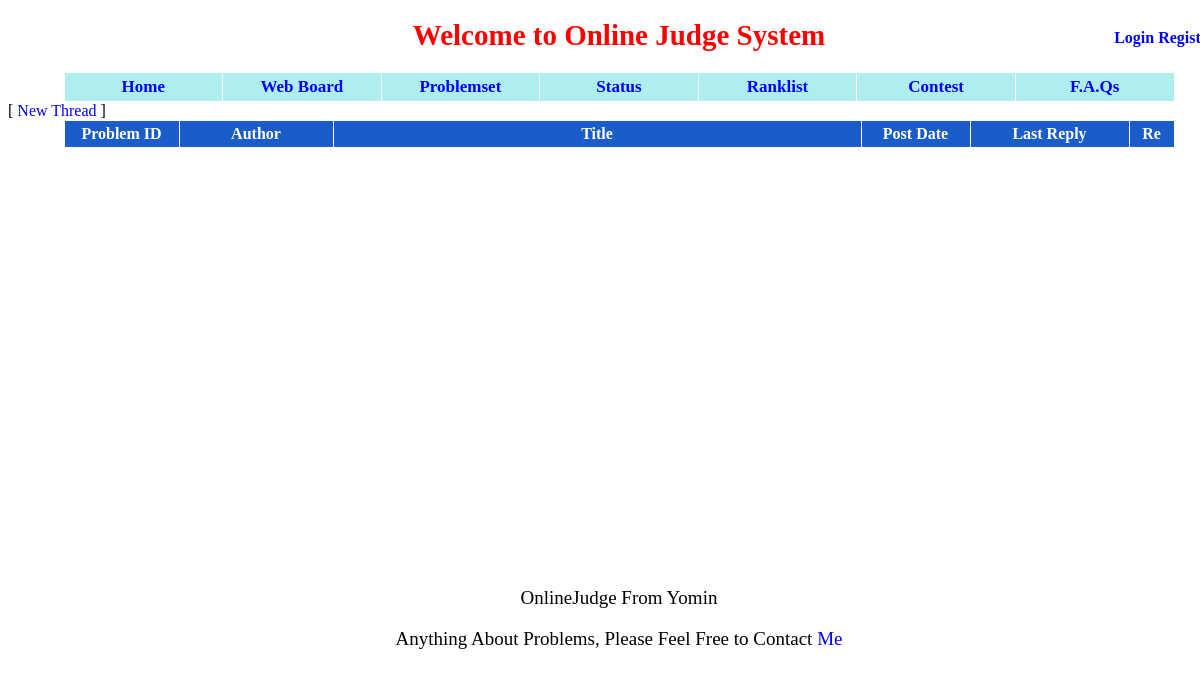
/discuss/, run on an earlier commit of the app's database.
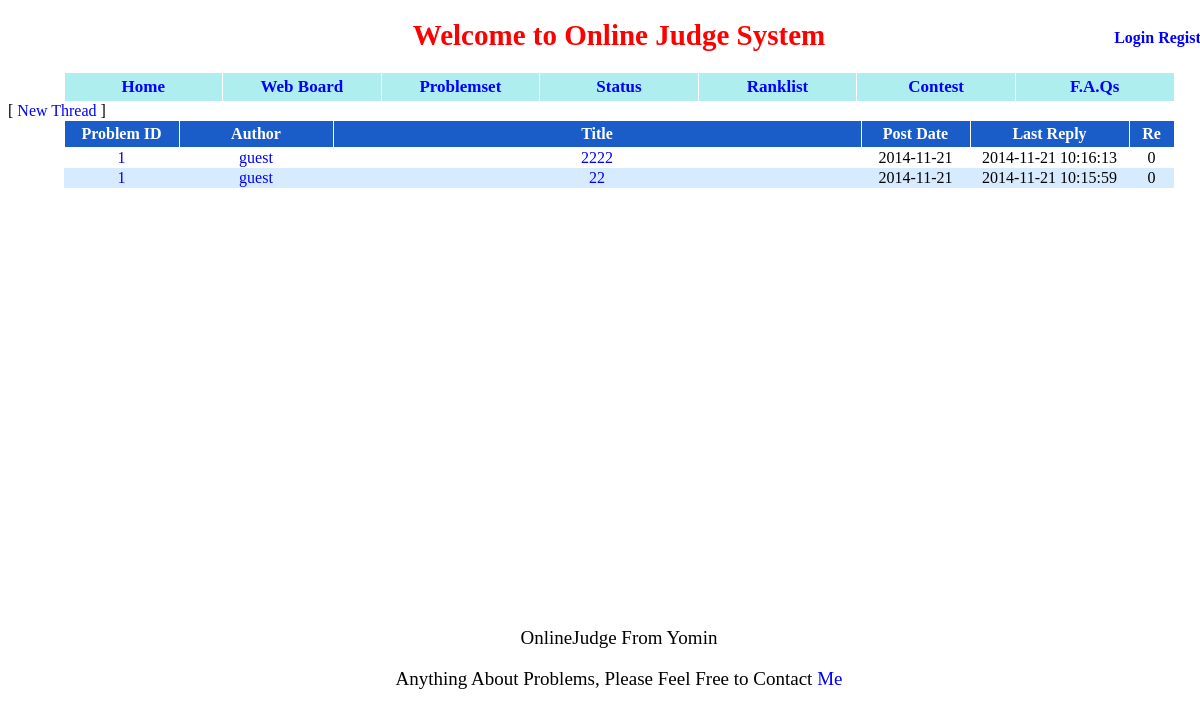
And on a later commit of the database.
### appfile/models.py (models this page shows, shortened)
class Comment(db.Model):
     tid = db.Column(db.Integer, primary_key = True)
     pid = db.Column(db.Integer)
     userid = db.Column(db.String(22))
     nickname = db.Column(db.String(22))
     title = db.Column(db.String(32))
     content = db.Column(db.Text)
     post_time = db.Column(db.String(19))
     last_reply = db.Column(db.String(19))
     re = db.Column(db.Integer, default = 0)
     replys = db.relationship('Reply', backref = db.backref('comment',  passive_deletes = True))

### appfile/views.py (the view)
@app.route('/discuss/')
def discuss():
    pid = request.args.get('pid')
    if pid:
        comment_list = Comment.query.filter_by(pid = pid).order_by(Comment.last_reply.desc()).all()
    else:
        comment_list = Comment.query.order_by(Comment.last_reply.desc()).all()
    return render_template('discuss.html', comment_list = comment_list, pid = pid)

### appfile/views.py (called while the page is built)
@app.before_request
def before_request():
    g.user = current_user
    if g.user.is_authenticated():
        g.url = url_for('userinfo',userID = g.user.userID)

### appfile/templates/discuss.html (shortened to what this page needs)
{% extends "base.html" %}
{% block content %}
[<a href={{ url_for('newpost', pid = pid) }}> New Thread </a>]
<table id="list">
    <tr>
        <th width="100px"> Problem ID </th>
        <th width="139px"> Author </th>
        <th> Title </th>
        <th width="94px"> Post Date </th>
        <th width="144px"> Last Reply </th>
        <th width="30px"> Re </th>
    </tr>
    {% for comment in comment_list %}
        <tr style="{{ loop.cycle('', 'background-color:#D7EBFF') }}">
            <td><a href={{ url_for('show_problem', pid = comment.pid) }}> {{ comment.pid }} </a></td>
            <td><a href={{ url_for('userinfo', userID = comment.userid) }}> {{ comment.userid }} </a></td>
            <td><a href={{ url_for('show_comment', tid = comment.tid) }}> {{ comment.title }} </a></td>
            <td> {{ comment.post_time.split()[0] }} </td>
            <td> {{ comment.last_reply }} </td>
            <td> {{ comment.re }} </td>
        </tr>
    {% endfor %}
</table>
{% endblock %}

### appfile/templates/base.html (shortened to what this page needs)
<!DOCTYPE html>
<html lang="zh-cn">
    <head>
        <link rel="stylesheet" type="text/css" href={{ url_for('static', filename='css/style.css') }}>
    </head>
    <body>
        <div id = "wrapper">
            <div id = "head">
                <h1 class = "title">Welcome to Online Judge System</h1>
            </div>
            <div id = "profile">
                {% if g.user.is_authenticated() %}
                    <a href={{ g.url }}> {{ g.user.userID }}</a>
                    {% if g.user.is_admin %}
                        <a href="/admin/" id="admin" color="red"> Admin </a>
                    {% endif %}
                    <a href="/logout/"> Logout </a>
                {% else %}
                    <a href = "/login/"> Login </a>
                    <a href = "/register/"> Register </a>
                {% endif %}
            </div>
            <div>
                <table id = "navbar">
                    <td><a href = "/"> Home </a></td>
                    <td><a href="/discuss/"> Web Board </a></td>
                    <td><a href = "/problemset/"> Problemset </a></td>
                    <td><a href = "/status/"> Status </a></td>
                    <td><a href = "/ranklist/"> Ranklist </a></td>
                    <td><a href = "/"> Contest </a></td>
                    <td><a href = "/FAQ/"> F.A.Qs </a></td>
                </table>
            </div>
            {% block content %}
            {% endblock %}
            <div id = "contact">
                <p>OnlineJudge From Yomin</p>
                Anything About Problems, Please Feel Free to Contact <a href = "mailto:yueming412@gmail.com">Me</a>
            </div>
        </div>
    </body>
</html>

### appfile/static/css/style.css (style rules this page uses)
#wrapper { position: relative; width: 1222px; min-height: 100%; margin: 0 auto; }
.title { text-align: center; color: red; font-size: 29px; font-weight: bold; }
#profile { position: absolute; top: 10px; right: 15px; font-weight: bold; }
#navbar { color: white; width: 1111px; background-color: #AFEEEE; margin: 0 auto; border-collapse: collapse; font-weight: bold; }
#navbar td { text-align: center; font-size: 17px; color: black; width: 133px; border: 1px solid white; padding: 4px 7px 4px 7px; }
#contact { position: relative; top: 420px; text-align: center; font-size: 19px; }
a:link { text-decoration: none; color: blue; }
#list { width: 1111px; border-collapse: collapse; margin: 0 auto; font-size: 16px; text-align: center; }
#list th { padding: 4px 7px 4px 7px; background-color: #1A5CC8; border: 1px solid white; color: white; }

What changed in the data, as far as the page shows it:
added Comment: pid "1", userid "guest", title "2222", post_time "2014-11-21", last_reply "2014-11-21 10:16:13", re "0"
added Comment: pid "1", userid "guest", title "22", post_time "2014-11-21", last_reply "2014-11-21 10:15:59", re "0"
